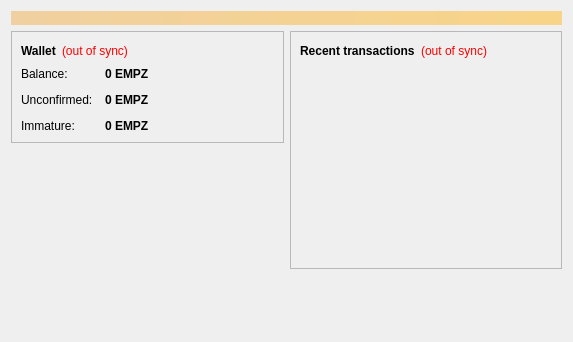
<?xml version="1.0" encoding="UTF-8"?>
<ui version="4.0">
 <class>OverviewPage</class>
 <widget class="QWidget" name="OverviewPage">
  <property name="geometry">
   <rect>
    <x>0</x>
    <y>0</y>
    <width>573</width>
    <height>342</height>
   </rect>
  </property>
  <property name="windowTitle">
   <string>Form</string>
  </property>
  <layout class="QVBoxLayout" name="topLayout">
   <item>
    <widget class="QLabel" name="labelAlerts">
     <property name="visible">
      <bool>false</bool>
     </property>
     <property name="styleSheet">
      <string notr="true">background-color: qlineargradient(x1: 0, y1: 0, x2: 1, y2: 0, stop:0 #F0D0A0, stop:1 #F8D488); color:#000000;</string>
     </property>
     <property name="wordWrap">
      <bool>true</bool>
     </property>
     <property name="margin">
      <number>3</number>
     </property>
    </widget>
   </item>
   <item>
    <layout class="QHBoxLayout" name="horizontalLayout" stretch="1,1">
     <item>
      <layout class="QVBoxLayout" name="verticalLayout_2">
       <item>
        <widget class="QFrame" name="frame">
         <property name="frameShape">
          <enum>QFrame::StyledPanel</enum>
         </property>
         <property name="frameShadow">
          <enum>QFrame::Raised</enum>
         </property>
         <layout class="QVBoxLayout" name="verticalLayout_4">
          <item>
           <layout class="QHBoxLayout" name="horizontalLayout_4">
            <item>
             <widget class="QLabel" name="label_5">
              <property name="font">
               <font>
                <weight>75</weight>
                <bold>true</bold>
               </font>
              </property>
              <property name="text">
               <string>Wallet</string>
              </property>
             </widget>
            </item>
            <item>
             <widget class="QLabel" name="labelWalletStatus">
              <property name="toolTip">
               <string>The displayed information may be out of date. Your wallet automatically synchronizes with the coinempz network after a connection is established, but this process has not completed yet.</string>
              </property>
              <property name="styleSheet">
               <string notr="true">QLabel { color: red; }</string>
              </property>
              <property name="text">
               <string notr="true">(out of sync)</string>
              </property>
              <property name="alignment">
               <set>Qt::AlignLeading|Qt::AlignLeft|Qt::AlignVCenter</set>
              </property>
             </widget>
            </item>
            <item>
             <spacer name="horizontalSpacer_2">
              <property name="orientation">
               <enum>Qt::Horizontal</enum>
              </property>
              <property name="sizeHint" stdset="0">
               <size>
                <width>40</width>
                <height>20</height>
               </size>
              </property>
             </spacer>
            </item>
           </layout>
          </item>
          <item>
           <layout class="QFormLayout" name="formLayout_2">
            <property name="fieldGrowthPolicy">
             <enum>QFormLayout::AllNonFixedFieldsGrow</enum>
            </property>
            <property name="horizontalSpacing">
             <number>12</number>
            </property>
            <property name="verticalSpacing">
             <number>12</number>
            </property>
            <item row="0" column="0">
             <widget class="QLabel" name="label">
              <property name="text">
               <string>Balance:</string>
              </property>
             </widget>
            </item>
            <item row="0" column="1">
             <widget class="QLabel" name="labelBalance">
              <property name="font">
               <font>
                <weight>75</weight>
                <bold>true</bold>
               </font>
              </property>
              <property name="cursor">
               <cursorShape>IBeamCursor</cursorShape>
              </property>
              <property name="toolTip">
               <string>Your current balance</string>
              </property>
              <property name="text">
               <string notr="true">0 EMPZ</string>
              </property>
              <property name="textInteractionFlags">
               <set>Qt::LinksAccessibleByMouse|Qt::TextSelectableByKeyboard|Qt::TextSelectableByMouse</set>
              </property>
             </widget>
            </item>
            <item row="1" column="0">
             <widget class="QLabel" name="label_3">
              <property name="text">
               <string>Unconfirmed:</string>
              </property>
             </widget>
            </item>
            <item row="1" column="1">
             <widget class="QLabel" name="labelUnconfirmed">
              <property name="font">
               <font>
                <weight>75</weight>
                <bold>true</bold>
               </font>
              </property>
              <property name="cursor">
               <cursorShape>IBeamCursor</cursorShape>
              </property>
              <property name="toolTip">
               <string>Total of transactions that have yet to be confirmed, and do not yet count toward the current balance</string>
              </property>
              <property name="text">
               <string notr="true">0 EMPZ</string>
              </property>
              <property name="textInteractionFlags">
               <set>Qt::LinksAccessibleByMouse|Qt::TextSelectableByKeyboard|Qt::TextSelectableByMouse</set>
              </property>
             </widget>
            </item>
            <item row="2" column="0">
             <widget class="QLabel" name="labelImmatureText">
              <property name="text">
               <string>Immature:</string>
              </property>
             </widget>
            </item>
            <item row="2" column="1">
             <widget class="QLabel" name="labelImmature">
              <property name="font">
               <font>
                <weight>75</weight>
                <bold>true</bold>
               </font>
              </property>
              <property name="toolTip">
               <string>Mined balance that has not yet matured</string>
              </property>
              <property name="text">
               <string notr="true">0 EMPZ</string>
              </property>
              <property name="textInteractionFlags">
               <set>Qt::LinksAccessibleByMouse|Qt::TextSelectableByKeyboard|Qt::TextSelectableByMouse</set>
              </property>
             </widget>
            </item>
           </layout>
          </item>
         </layout>
        </widget>
       </item>
       <item>
        <spacer name="verticalSpacer">
         <property name="orientation">
          <enum>Qt::Vertical</enum>
         </property>
         <property name="sizeHint" stdset="0">
          <size>
           <width>20</width>
           <height>40</height>
          </size>
         </property>
        </spacer>
       </item>
        <item>
         <widget class="QLabel" name="label_wallet_bgcoin">
          <property name="text">
           <string/>
          </property>
          <property name="pixmap">
           <pixmap resource="../bitcoin.qrc">:/images/wallet_bgcoin</pixmap>
          </property>
          <property name="scaledContents">
           <bool>false</bool>
          </property>
          <property name="alignment">
           <set>Qt::AlignCenter</set>
          </property>
          <property name="margin">
           <number>-2</number>
          </property>
         </widget>
        </item>
        <item>
         <widget class="QLabel" name="label_6">
          <property name="text">
           <string/>
          </property>
         </widget>
        </item>
      </layout>
     </item>
     <item>
      <layout class="QVBoxLayout" name="verticalLayout_3">
       <item>
        <widget class="QFrame" name="frame_2">
         <property name="frameShape">
          <enum>QFrame::StyledPanel</enum>
         </property>
         <property name="frameShadow">
          <enum>QFrame::Raised</enum>
         </property>
         <layout class="QVBoxLayout" name="verticalLayout">
          <item>
           <layout class="QHBoxLayout" name="horizontalLayout_2">
            <item>
             <widget class="QLabel" name="label_4">
              <property name="text">
               <string>&lt;b&gt;Recent transactions&lt;/b&gt;</string>
              </property>
             </widget>
            </item>
            <item>
             <widget class="QLabel" name="labelTransactionsStatus">
              <property name="toolTip">
               <string>The displayed information may be out of date. Your wallet automatically synchronizes with the coinempz network after a connection is established, but this process has not completed yet.</string>
              </property>
              <property name="styleSheet">
               <string notr="true">QLabel { color: red; }</string>
              </property>
              <property name="text">
               <string notr="true">(out of sync)</string>
              </property>
              <property name="alignment">
               <set>Qt::AlignRight|Qt::AlignTrailing|Qt::AlignVCenter</set>
              </property>
             </widget>
            </item>
            <item>
             <spacer name="horizontalSpacer">
              <property name="orientation">
               <enum>Qt::Horizontal</enum>
              </property>
              <property name="sizeHint" stdset="0">
               <size>
                <width>40</width>
                <height>20</height>
               </size>
              </property>
             </spacer>
            </item>
           </layout>
          </item>
          <item>
           <widget class="QListView" name="listTransactions">
            <property name="styleSheet">
             <string notr="true">QListView { background: transparent; }</string>
            </property>
            <property name="frameShape">
             <enum>QFrame::NoFrame</enum>
            </property>
            <property name="verticalScrollBarPolicy">
             <enum>Qt::ScrollBarAlwaysOff</enum>
            </property>
            <property name="horizontalScrollBarPolicy">
             <enum>Qt::ScrollBarAlwaysOff</enum>
            </property>
            <property name="selectionMode">
             <enum>QAbstractItemView::NoSelection</enum>
            </property>
           </widget>
          </item>
         </layout>
        </widget>
       </item>
       <item>
        <spacer name="verticalSpacer_2">
         <property name="orientation">
          <enum>Qt::Vertical</enum>
         </property>
         <property name="sizeHint" stdset="0">
          <size>
           <width>20</width>
           <height>40</height>
          </size>
         </property>
        </spacer>
       </item>
      </layout>
     </item>
    </layout>
   </item>
  </layout>
 </widget>
 <resources/>
 <connections/>
</ui>
